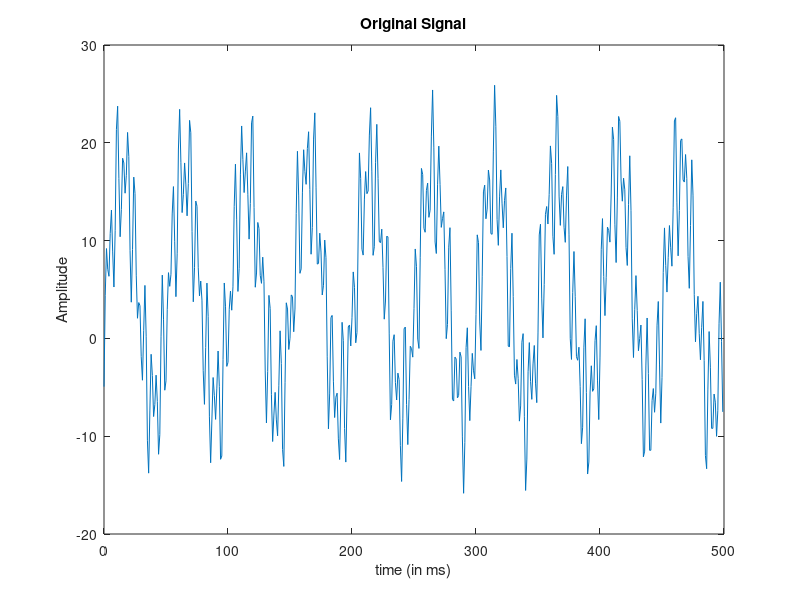
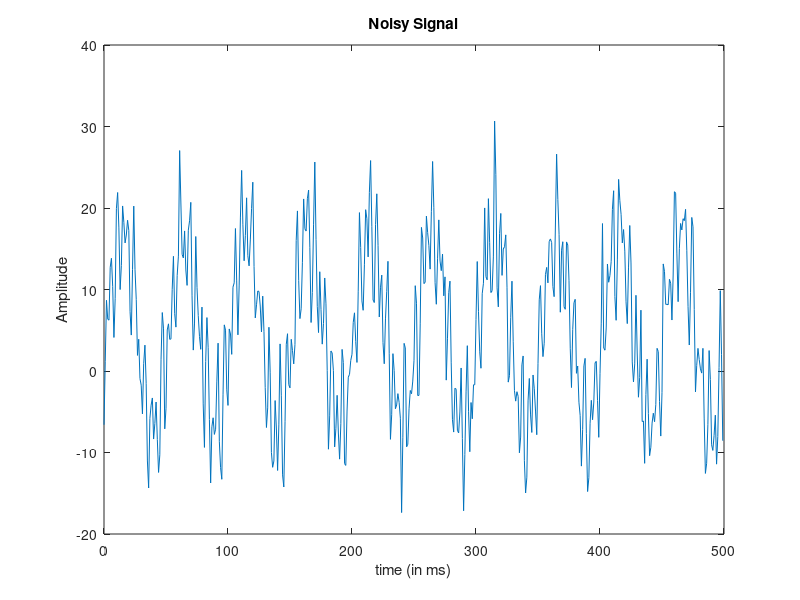
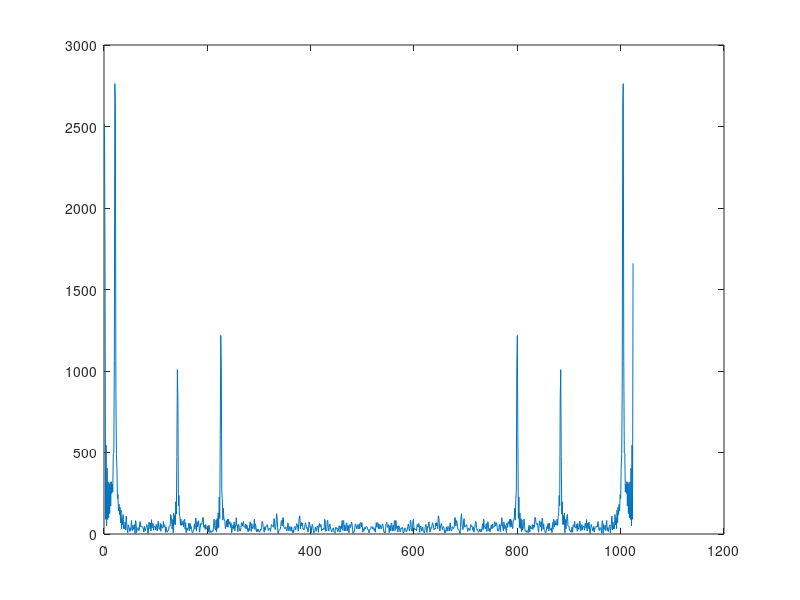
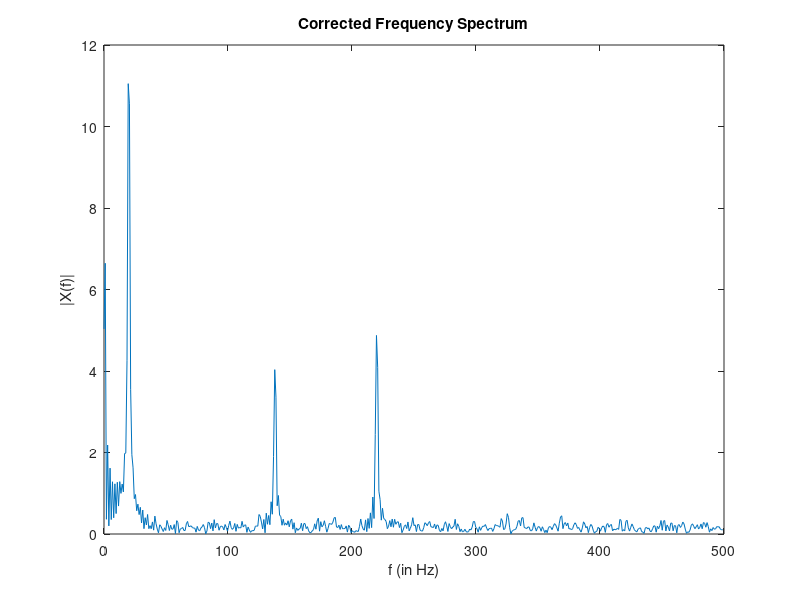

Reproduce these figures in MATLAB, in order.
clear;
clc;
Fs = 1000;          %sampling rate
T = 1/Fs;           %sampling interval
L = 500;            %Number of time points
t = 0:T:(L-1)*T;    %time vector
N = 1024;           %FFT points
% Define frequencies
f1 = 20;
f2 = 220;
f3 = 138; 
% Create the signal
x  = 5 + 12*sin(2*pi*f1*t-0.3) + 5*sin(2*pi*f2*t-0.5) + 4*sin(2*pi*f3*t - 1.5);
figure(1)
plot(t*1000,x)
xlabel('time (in ms)')
ylabel('Amplitude')
title('Original Signal')
% Add some noise
figure(2)
% x = awgn(x,5,'measured')
x = x + 2 * randn(size(t));
plot(t*1000,x)
xlabel('time (in ms)')
ylabel('Amplitude')
title('Noisy Signal')

% FFT
X = fft(x,N);
figure(3)
plot(abs(X))
SSB = X(1:N/2);
SSB(2:end) = 2*SSB(2:end);
f = (0:N/2-1)*(Fs/N);
% Amplitude
figure(4)
plot(f,abs(SSB/L))
xlabel('f (in Hz)')
ylabel('|X(f)|')
title('Corrected Frequency Spectrum')